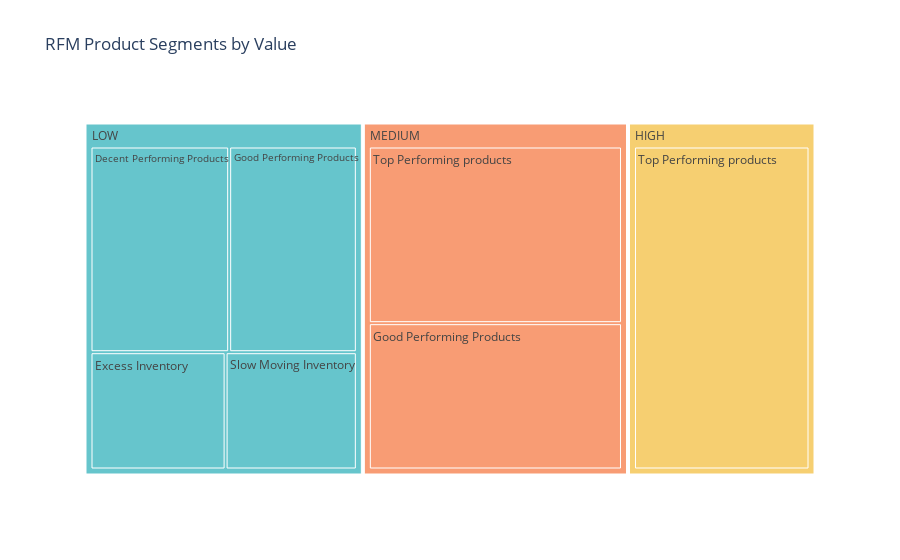

The cell this chart's notebook holds for it:
### Code cell
segment_product_counts = data.groupby(['Value Segment', 'RFM Product Segments']).size().reset_index(name='Count')

segment_product_counts = segment_product_counts.sort_values('Count', ascending=False)

fig_treemap_segment_product = px.treemap(segment_product_counts, 
                                         path=['Value Segment', 'RFM Product Segments'], 
                                
                                        values='Count',
                                         color='Value Segment', color_discrete_sequence=px.colors.qualitative.Pastel,
                                         title='RFM Product Segments by Value')
fig_treemap_segment_product.show()

### Figure 1 — Plotly figure (JSON) as saved in the notebook; plotly's stock layout.template omitted (floating-point values rounded to 4 significant figures)
{"data": [{"branchvalues": "total", "customdata": [["LOW"], ["HIGH"], ["LOW"], ["MEDIUM"], ["HIGH"], ["LOW"], ["MEDIUM"], ["HIGH"], ["LOW"], ["MEDIUM"], ["MEDIUM"], ["HIGH"], ["HIGH"], ["LOW"], ["MEDIUM"], ["LOW"], ["MEDIUM"], ["HIGH"]], "domain": {"x": [0, 1], "y": [0, 1]}, "hovertemplate": "labels=%{label}<br>Count=%{value}<br>parent=%{parent}<br>id=%{id}<br>Value Segment=%{customdata[0]}<extra></extra>", "ids": ["LOW/Decent Performing Products", "HIGH/Slow Moving Inventory", "LOW/Top Performing products", "MEDIUM/Top Performing products", "HIGH/Top Performing products", "LOW/Excess Inventory", "MEDIUM/Excess Inventory", "HIGH/Excess Inventory", "LOW/Good Performing Products", "MEDIUM/Good Performing Products", "MEDIUM/Decent Performing Products", "HIGH/Decent Performing Products", "HIGH/Good Performing Products", "LOW/Slow Moving Inventory", "MEDIUM/Slow Moving Inventory", "LOW", "MEDIUM", "HIGH"], "labels": ["Decent Performing Products", "Slow Moving Inventory", "Top Performing products", "Top Performing products", "Top Performing products", "Excess Inventory", "Excess Inventory", "Excess Inventory", "Good Performing Products", "Good Performing Products", "Decent Performing Products", "Decent Performing Products", "Good Performing Products", "Slow Moving Inventory", "Slow Moving Inventory", "LOW", "MEDIUM", "HIGH"], "marker": {"colors": ["rgb(102, 197, 204)", "rgb(246, 207, 113)", "rgb(102, 197, 204)", "rgb(248, 156, 116)", "rgb(246, 207, 113)", "rgb(102, 197, 204)", "rgb(248, 156, 116)", "rgb(246, 207, 113)", "rgb(102, 197, 204)", "rgb(248, 156, 116)", "rgb(248, 156, 116)", "rgb(246, 207, 113)", "rgb(246, 207, 113)", "rgb(102, 197, 204)", "rgb(248, 156, 116)", "rgb(102, 197, 204)", "rgb(248, 156, 116)", "rgb(246, 207, 113)"]}, "name": "", "parents": ["LOW", "HIGH", "LOW", "MEDIUM", "HIGH", "LOW", "MEDIUM", "HIGH", "LOW", "MEDIUM", "MEDIUM", "HIGH", "HIGH", "LOW", "MEDIUM", "", "", ""], "type": "treemap", "values": [63, 0, 0, 99, 128, 35, 0, 0, 58, 82, 0, 0, 0, 34, 0, 190, 181, 128]}], "layout": {"legend": {"tracegroupgap": 0}, "title": {"text": "RFM Product Segments by Value"}, "treemapcolorway": ["rgb(102, 197, 204)", "rgb(246, 207, 113)", "rgb(248, 156, 116)", "rgb(220, 176, 242)", "rgb(135, 197, 95)", "rgb(158, 185, 243)", "rgb(254, 136, 177)", "rgb(201, 219, 116)", "rgb(139, 224, 164)", "rgb(180, 151, 231)", "rgb(179, 179, 179)"]}}
